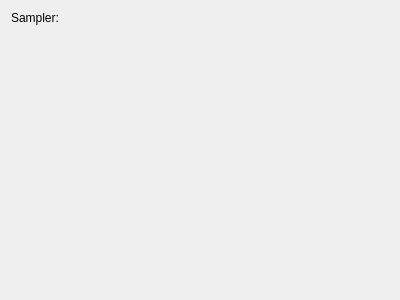
<?xml version="1.0" encoding="UTF-8"?>
<ui version="4.0">
 <class>ImageImporterGUI</class>
 <widget class="QWidget" name="ImageImporterGUI">
  <property name="geometry">
   <rect>
    <x>0</x>
    <y>0</y>
    <width>400</width>
    <height>300</height>
   </rect>
  </property>
  <property name="windowTitle">
   <string>Form</string>
  </property>
  <layout class="QGridLayout" name="gridLayout">
   <item row="0" column="0">
    <layout class="QHBoxLayout" name="horizontalLayout">
     <item>
      <widget class="QLabel" name="label">
       <property name="sizePolicy">
        <sizepolicy hsizetype="Maximum" vsizetype="Preferred">
         <horstretch>0</horstretch>
         <verstretch>0</verstretch>
        </sizepolicy>
       </property>
       <property name="text">
        <string>Sampler:</string>
       </property>
      </widget>
     </item>
     <item>
      <widget class="AssetResourceWidget" name="sampler" native="true"/>
     </item>
    </layout>
   </item>
   <item row="1" column="0">
    <spacer name="verticalSpacer">
     <property name="orientation">
      <enum>Qt::Vertical</enum>
     </property>
     <property name="sizeHint" stdset="0">
      <size>
       <width>20</width>
       <height>250</height>
      </size>
     </property>
    </spacer>
   </item>
  </layout>
 </widget>
 <customwidgets>
  <customwidget>
   <class>AssetResourceWidget</class>
   <extends>QWidget</extends>
   <header location="global">components/assetresourcewidget.hh</header>
   <container>1</container>
  </customwidget>
 </customwidgets>
 <resources/>
 <connections/>
</ui>
